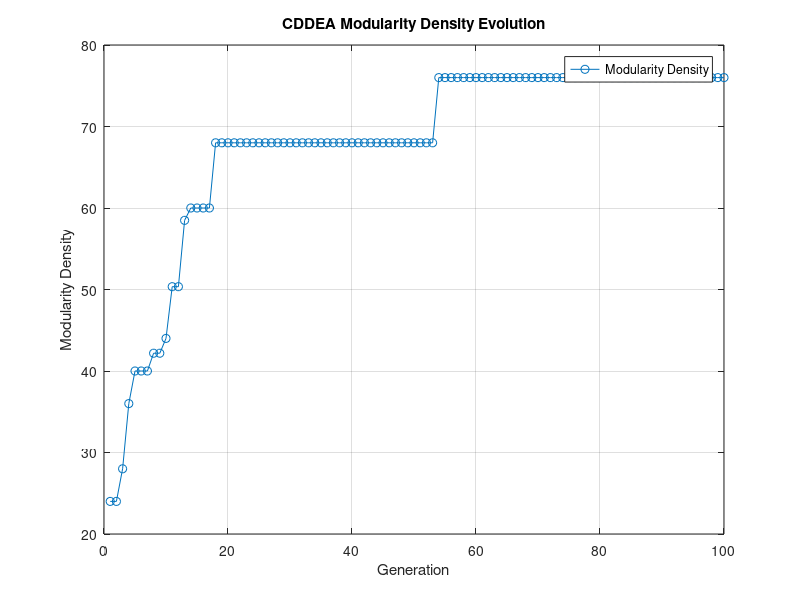
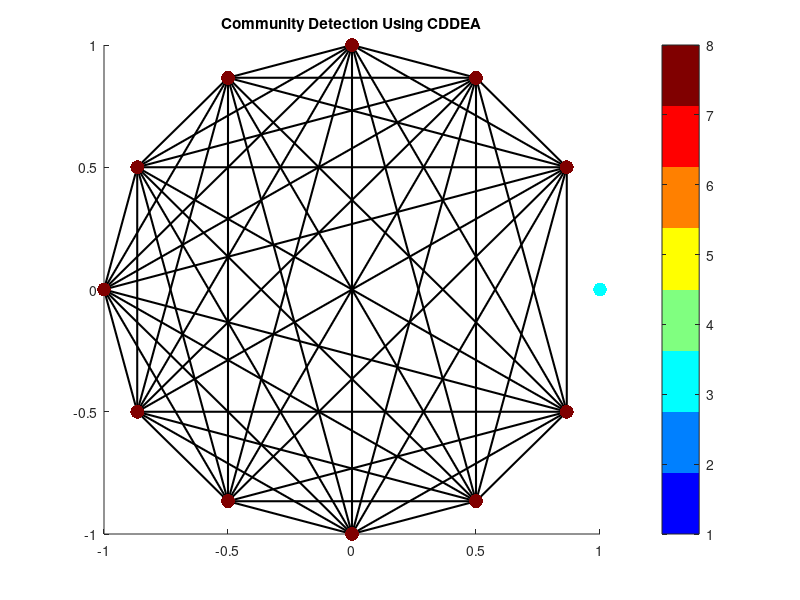

MATLAB code for these plots, in order:

%   CDDEA : Community Detection Based On
%   Differential Evolution Using Modularity Desity

%   Hossein Mohseni


function CDDEA

  % Step 1: Initialize algorithm parameters
  options = initialize_params;

  % Step 2: Initialize population according to section 3.1.1
  population = initialize_population(options);
  modularity_density_history = [];

  % Step 3 to 8
  for gen = 1:options.max_gen

    % Step 3: Perform the mutation scheme
    mutants = mutation(population, options);

    % Step 4: Execute the crossover
    children = crossover(population, mutants, options);

    % Step 5 & 6
    population = selection(population, children);

    % Step 7
    % Track the modularity density of the best individual in each generation
    modularity_densities = zeros(1, options.pop_size);

    for i = 1:options.pop_size
        modularity_densities(i) = calculate_modularity_density(population(i, :));
    endfor

    % Step 8
    [~, idx_best] = max(modularity_densities);
    best_individual = population(idx_best, :);
    modularity_density_history(gen) = calculate_modularity_density(best_individual);

  endfor

  disp("_______BEST INDIVIDUAL_______");
  disp(best_individual);
  disp("_____________________________");


  % Plotting the modularity density trend
  plot(modularity_density_history, 'o-');

  % Title and labels
  title('CDDEA Modularity Density Evolution');
  xlabel('Generation');
  ylabel('Modularity Density');

  % Display the plot
  grid on;  % Add grid for better readability (optional)
  legend('Modularity Density');

  drawplot(best_individual);



endfunction

function options = initialize_params

  % Initialize algorithm parameters
  options.n_vertices = 12;       % n Vertices
  options.max_gen = 100;         % Max generations
  options.pop_size = 50;         % population size
  options.pc = 0.9;              % Crossover prob
  options.F = 0.5;               % Scale factor
  options.omega = 0.7;           % greedy factor

endfunction

function population = initialize_population(options)

  % initialize population
   population = randi([1, options.n_vertices], options.pop_size, options.n_vertices);

endfunction

function mutants = mutation(population, options)

    % Step 3: Select the best individual
    modularity_densities = zeros(1, options.pop_size);

    for i = 1:size(population, 1)
        modularity_densities(i) = calculate_modularity_density(population(i, :));
    endfor

    [~, idx_best] = max(modularity_densities);
    best_individual = population(idx_best, :);

    mutants = zeros(options.pop_size, options.n_vertices);

    for i = 1:options.pop_size
        % Step 3.1: Randomly select three individuals
        rand_indices = randperm(options.pop_size, 3);
        rand_individuals = population(rand_indices, :);

        % Step 3.2: Compute difference vectors
        diff_vector_greedy = options.omega * (best_individual - population(i, :));
        diff_vector_scaled = options.F * (rand_individuals(1, :) - rand_individuals(2, :));

        % Step 3.3: Perform mutation
        mutants(i, :) = round(population(i, :) + diff_vector_greedy + diff_vector_scaled);

        % Ensure mutants are within the valid range of community indices
        mutants(i, :) = mod(mutants(i, :) - 1, options.n_vertices) + 1;
    endfor

endfunction

function modularity_density = calculate_modularity_density(individual)
    % Calculate modularity density for the given individual
    n = size(individual, 2);  % Number of vertices
    adjacency_matrix = zeros(n);

    % Assuming undirected graph, populate the adjacency matrix
    for i = 1:n
        for j = i+1:n
            if individual(i) == individual(j)
                adjacency_matrix(i, j) = 1;
                adjacency_matrix(j, i) = 1;
            endif
        endfor
    endfor

    m = sum(adjacency_matrix(:)) / 2;  % Calculate the number of edges

    % Calculate the difference of internal and external degrees
    internal_degree = sum(sum(adjacency_matrix' * adjacency_matrix));
    external_degree = sum(sum(adjacency_matrix)) - internal_degree;

    % Calculate modularity density using the formula from the paper
    modularity_density = (2 * internal_degree - 2 * external_degree) / m;

    % If needed, you can also use the more general modularity density measure
    % D_lambda = (2*lambda*internal_degree - 2*(1-lambda)*external_degree) / m;
endfunction

function children = crossover(parents, mutants, options)
  children = [];

  for i = 1:2:length(parents)
    parent1 = parents(i, :);
    parent2 = parents(i + 1, :);
    crossover_points = rand(size(parent1)) <= options.pc;
    child1 = parent1 .* crossover_points + mutants(i, :) .* (~crossover_points);
    child2 = parent2 .* crossover_points + mutants(i + 1, :) .* (~crossover_points);
    children(i, :) = child1;
    children(i + 1, :) = child2;
  endfor

endfunction

function new_population = selection(population, children)

  all_individuals = [population; children];  % Concatenate vertically

  % Calculate modularity densities for all individuals
  all_modularity_densities = arrayfun(@(ind) calculate_modularity_density(all_individuals(ind, :)), 1:size(all_individuals, 1));

  % Sort individuals based on modularity density in descending order
  [~, sorted_indexes] = sort(all_modularity_densities, 'descend');
  sorted_individuals = all_individuals(sorted_indexes, :);

  % Select the top individuals to form the new population
  new_population = sorted_individuals(1:size(population, 1), :);

endfunction

function drawplot(best_individual)
  n = size(best_individual, 2);
  adjacency_matrix = zeros(n);

  % Assuming undirected graph, populate the adjacency matrix
  for i = 1:n
      for j = i+1:n
          if best_individual(i) == best_individual(j)
              adjacency_matrix(i, j) = 1;
              adjacency_matrix(j, i) = 1;
          endif
      endfor
  endfor

  % Create coordinates for nodes (circle layout)
  theta = linspace(0, 2*pi, n+1);
  x = cos(theta(1:end-1));
  y = sin(theta(1:end-1));

  % Plot the graph
  figure;
  hold on;

  % Plot edges
  for i = 1:n
      for j = i+1:n
          if adjacency_matrix(i, j) == 1
              plot([x(i), x(j)], [y(i), y(j)], '-k', 'LineWidth', 1.5);
          endif
      endfor
  endfor

  % Plot nodes
  scatter(x, y, 100, best_individual, 'filled');

  % Customize node colors based on communities
  colormap(jet(max(best_individual)));
  caxis([1 max(best_individual)]);

  % Title and colorbar
  title('Community Detection Using CDDEA');
  colorbar;

  hold off;

endfunction



